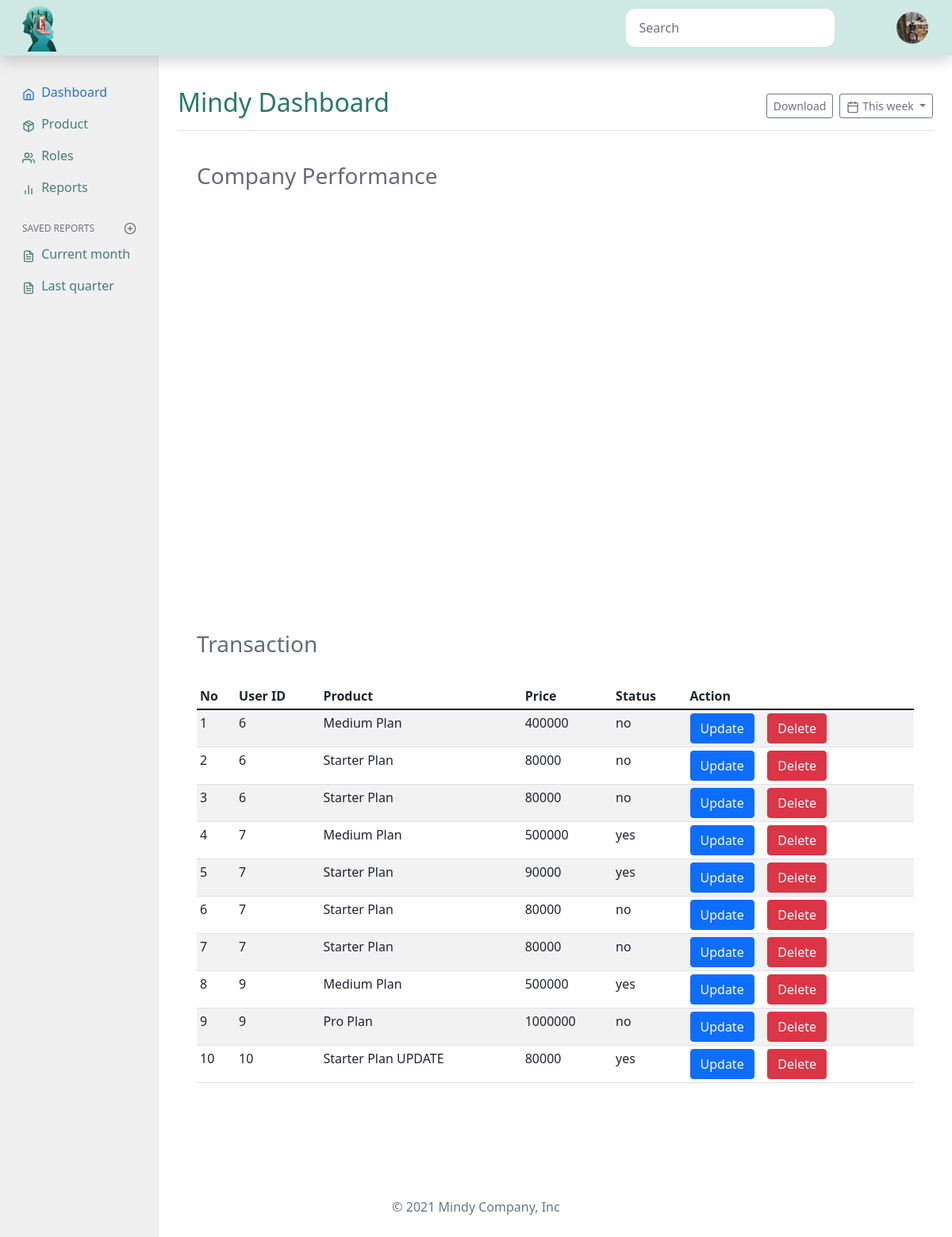
Page /landingpage_admin.php on the committed database.
### tables this page shows
CREATE TABLE `buy` (
  `id` int(20) NOT NULL,
  `users_id` int(20) NOT NULL,
  `produk` varchar(255) NOT NULL,
  `harga` int(20) NOT NULL,
  `status` varchar(255) NOT NULL DEFAULT 'no'
);

### landingpage_admin.php (the view, shortened to what this page needs)
<?php
include_once("koneksi.php");
?>
<!DOCTYPE html>
<html lang="en">
<head>
  <link rel="stylesheet" href="landingpage_admin.css">
  <link href="https://cdn.jsdelivr.net/npm/bootstrap@5.1.3/dist/css/bootstrap.min.css" rel="stylesheet">
</head>
<body>
  <header class="navbar navbar-expand-lg navbar-light sticky-top bg-light flex-md-nowrap p-0 shadow">
    <div class="container-fluid">
      <a class="navbar-brand" href="#"><img src="mind.png" width="80" height="60"></a>
      <div class="d-flex align-items-center">
        <form class="w-100 me-3">
          <input type="search" class="form-control" placeholder="Search" aria-label="Search">
        </form>
        <div class="flex-shrink-0 dropdown">
          <label for="profile2" class="profile-dropdown">
            <img src="arin.jpg" alt="mdo" width="40" height="40" class="rounded-circle">
            <label for="profile2"></label>
          </label>
        </div>
      </div>
    </div>
  </header><br>
  <div class="container-fluid">
    <div class="row">
      <nav id="sidebarMenu" class="col-md-3 col-lg-2 d-md-block bg-light sidebar collapse">
        <div class="position-sticky pt-3">
          <ul class="nav flex-column">
            <li class="nav-item">
              <a class="nav-link active" aria-current="page" href="#">
                <span data-feather="home"></span>
                Dashboard
              </a>
            </li>
            <li class="nav-item">
              <a class="nav-link" href="landingpage_admin_product.php">
                <span data-feather="package"></span>
                Product
              </a>
            </li>
            <li class="nav-item">
              <a class="nav-link" href="#">
                <span data-feather="users"></span>
                Roles
              </a>
            </li>
            <li class="nav-item">
              <a class="nav-link" href="#">
                <span data-feather="bar-chart-2"></span>
                Reports
              </a>
            </li>
          </ul>
          <h6 class="sidebar-heading d-flex justify-content-between align-items-center px-3 mt-4 mb-1 text-muted">
            <span>Saved reports</span>
            <a class="link-secondary" href="#" aria-label="Add a new report">
              <span data-feather="plus-circle"></span>
            </a>
          </h6>
          <ul class="nav flex-column mb-2">
            <li class="nav-item">
              <a class="nav-link" href="#">
                <span data-feather="file-text"></span>
                Current month
              </a>
            </li>
            <li class="nav-item">
              <a class="nav-link" href="#">
                <span data-feather="file-text"></span>
                Last quarter
              </a>
            </li>
          </ul>
        </div>
      </nav>
      <main class="col-md-9 ms-sm-auto col-lg-10 px-md-4">
        <div class="d-flex justify-content-between flex-wrap flex-md-nowrap align-items-center pt-3 pb-2 mb-3 border-bottom">
          <h1 class="h2">Mindy Dashboard</h1>
          <div class="btn-toolbar mb-2 mb-md-0">
            <button id="btnShow" type="button" class="btn btn-sm btn-outline-secondary me-2"> Download </button>
            <button type="button" class="btn btn-sm btn-outline-secondary dropdown-toggle">
              <span data-feather="calendar"></span>
              This week
            </button>
          </div>
        </div><br>
        <div class="container-fluid">
          <h3> Company Performance </h3>
          <div id="chart_div" style="width: 100%;height: 500px;"></div>
          <br><br>
        </div>
        <div class="container-fluid">
          <h3> Transaction </h3><br>
          <div class="table-responsive">
            <table class="table table-striped table-sm">
              <thead>
                <tr>
                  <th scope="col">No</th>
                  <th scope="col">User ID</th>
                  <th scope="col">Product</th>
                  <th scope="col">Price</th>
                  <th scope="col">Status</th>
                  <th scope="col">Action</th>
                </tr>
              </thead>
              <tbody>
                <?php
                $no = 1;
                $query = "SELECT * FROM buy";
                $hasil = mysqli_query($db_con, $query);
                while ($row = mysqli_fetch_array($hasil)) {
                ?>
                  <tr>
                    <td><?php echo $no++; ?></td>
                    <td><?php echo $row['users_id']; ?></td>
                    <td><?php echo $row['produk']; ?></td>
                    <td><?php echo $row['harga']; ?></td>
                    <td><?php echo $row['status']; ?></td>
                    <td>
                      <a class="btn btn-primary" data-bs-toggle="modal" data-bs-target="#modalEdit<?php echo $row['id']; ?>"> Update </a>&nbsp;&nbsp;&nbsp;
                      <a href="buy_process.php?id=<?= $row['id'] ?>&action=delete" class="btn btn-danger" name="">
                        Delete
                      </a>
                    </td>
                  </tr>
                <?php
                }
                ?>
              </tbody>
            </table>
            <br> <br>
          </div>
      </main>
    </div>
  </div><br><br>
  <section>
    <div class="container">
      <footer class="my-4 pt-2 text-muted text-small py-3 my-2">
        <p class="mb-1"> © 2021 Mindy Company, Inc </p>
      </footer>
    </div>
  </section>
</body>
</html>

### landingpage_admin.css (style rules this page uses)
body { margin: 0; font-size: 0.875rem; font-family: "Roboto", sans-serif; font-weight: 400; }
.feather { width: 16px; height: 16px; vertical-align: text-bottom; }
.sidebar { position: fixed; top: 2rem; bottom: 0; left: 0; z-index: 100; padding: 48px 0 0; box-shadow: inset -1px 0 0 rgba(25, 163, 48, 0.1); }
.sidebar .nav-link { font-weight: 500; color: #487c74; }
.sidebar .nav-link .feather { margin-right: 4px; color: #487c74; }
.sidebar .nav-link.active { color: #2470dc; }
.sidebar .nav-link:hover .feather, .sidebar .nav-link.active .feather { color: inherit; }
.sidebar-heading { font-size: 0.75rem; text-transform: uppercase; }
.container-fluid .row .bg-light { background-color: #f0f0f0 !important; }
.navbar .container-fluid { background-color: #cfe9e5 !important; }
.navbar .form-control { padding: 0.75rem 1rem; border-width: 0; border-radius: 0.75rem; }
.profile-dropdown { display: inline-block; position: relative; margin: auto; font-weight: 500; font-size: 1rem; border-radius: 3px; }
.profile-dropdown img { display: inline-block; vertical-align: middle; margin-right: 1rem; margin: 0.5rem 0.75rem 0.5rem 0.5rem; border-radius: 50%; }
.profile-dropdown > label { position: relative; height: 3.5rem; display: block; text-decoration: none; background: transparent; color: #cfe9e5; box-sizing: border-box; padding: 0.2rem; float: right; border-radius: 0 3px 3px 0; }
.profile-dropdown:after { content: ""; display: table; clear: both; }
h3 { color: #656c72 !important; }
h1 { color: #28786c; }
.container footer { text-align: center; justify-content: center; }

### rows in the picture
buy: users "6", produk "Medium Plan", harga "400000", status "no"
buy: users "6", produk "Starter Plan", harga "80000", status "no"
buy: users "6", produk "Starter Plan", harga "80000", status "no"
buy: users "7", produk "Medium Plan", harga "500000", status "yes"
buy: users "7", produk "Starter Plan", harga "90000", status "yes"
buy: users "7", produk "Starter Plan", harga "80000", status "no"
buy: users "7", produk "Starter Plan", harga "80000", status "no"
buy: users "9", produk "Medium Plan", harga "500000", status "yes"
buy: users "9", produk "Pro Plan", harga "1000000", status "no"
buy: users "10", produk "Starter Plan UPDATE", harga "80000", status "yes"
